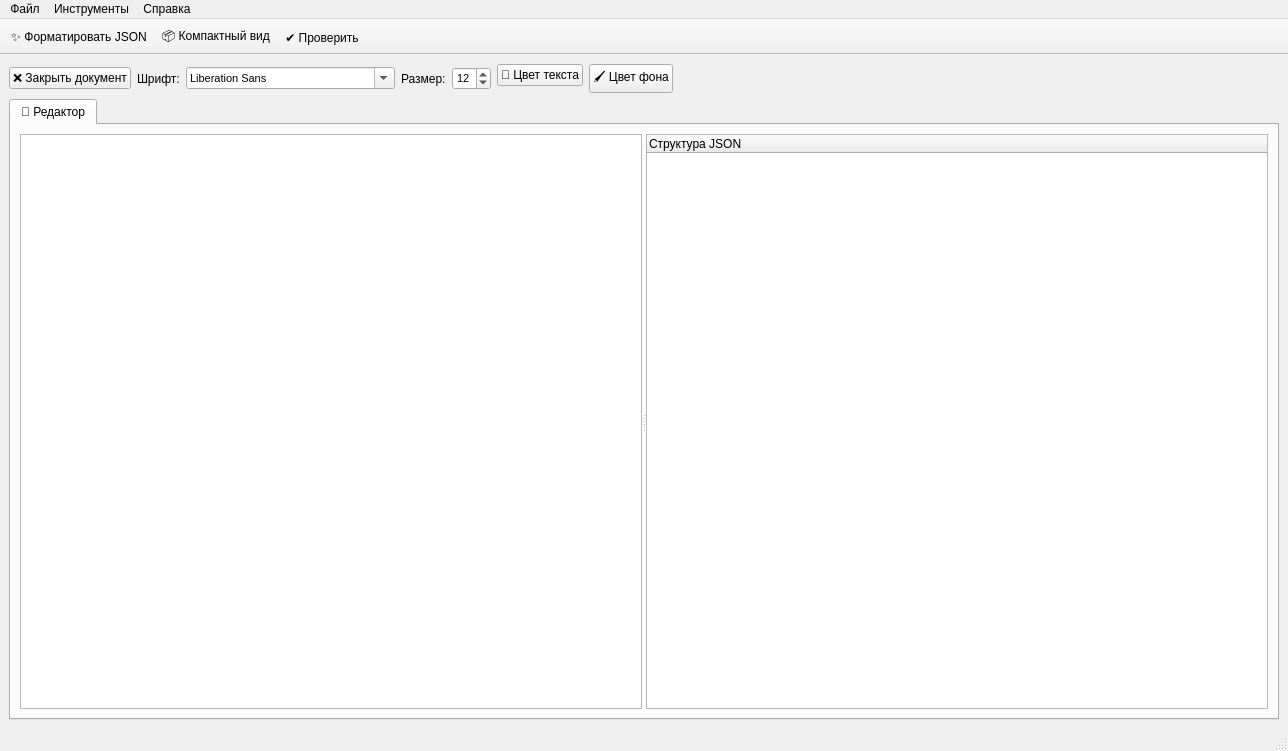
<?xml version="1.0" encoding="UTF-8"?>
<ui version="4.0">
 <class>MainWindow</class>
 <widget class="QMainWindow" name="MainWindow">
  <property name="geometry">
   <rect>
    <x>0</x>
    <y>0</y>
    <width>1288</width>
    <height>751</height>
   </rect>
  </property>
  <property name="windowTitle">
   <string>JSON-Блокнот Pro</string>
  </property>
  <widget class="QWidget" name="centralwidget">
   <layout class="QVBoxLayout" name="verticalLayout">
    <item>
     <layout class="QHBoxLayout" name="controls_layout">
      <property name="sizeConstraint">
       <enum>QLayout::SetMaximumSize</enum>
      </property>
      <item>
       <widget class="QPushButton" name="close_doc_btn">
        <property name="text">
         <string>❌ Закрыть документ</string>
        </property>
       </widget>
      </item>
      <item alignment="Qt::AlignRight">
       <widget class="QLabel" name="label_font">
        <property name="text">
         <string>Шрифт:</string>
        </property>
       </widget>
      </item>
      <item alignment="Qt::AlignRight">
       <widget class="QFontComboBox" name="font_combo">
        <property name="font">
         <font>
          <pointsize>8</pointsize>
         </font>
        </property>
       </widget>
      </item>
      <item alignment="Qt::AlignRight">
       <widget class="QLabel" name="label_size">
        <property name="text">
         <string>Размер:</string>
        </property>
       </widget>
      </item>
      <item>
       <widget class="QSpinBox" name="font_size">
        <property name="font">
         <font>
          <pointsize>8</pointsize>
         </font>
        </property>
        <property name="minimum">
         <number>6</number>
        </property>
        <property name="maximum">
         <number>72</number>
        </property>
        <property name="value">
         <number>12</number>
        </property>
       </widget>
      </item>
      <item alignment="Qt::AlignTop">
       <widget class="QPushButton" name="text_color_btn">
        <property name="text">
         <string>🎨 Цвет текста</string>
        </property>
       </widget>
      </item>
      <item>
       <widget class="QPushButton" name="bg_color_btn">
        <property name="text">
         <string>🖌️ Цвет фона</string>
        </property>
       </widget>
      </item>
      <item>
       <spacer name="horizontalSpacer">
        <property name="orientation">
         <enum>Qt::Horizontal</enum>
        </property>
        <property name="sizeHint" stdset="0">
         <size>
          <width>40</width>
          <height>20</height>
         </size>
        </property>
       </spacer>
      </item>
     </layout>
    </item>
    <item>
     <widget class="QTabWidget" name="tab_widget">
      <property name="currentIndex">
       <number>0</number>
      </property>
      <widget class="QWidget" name="editor_tab">
       <attribute name="title">
        <string>📝 Редактор</string>
       </attribute>
       <layout class="QHBoxLayout" name="editor_layout">
        <item>
         <widget class="QSplitter" name="splitter">
          <property name="orientation">
           <enum>Qt::Horizontal</enum>
          </property>
          <widget class="QTextEdit" name="text_edit"/>
          <widget class="QTreeWidget" name="tree_widget">
           <column>
            <property name="text">
             <string>Структура JSON</string>
            </property>
           </column>
          </widget>
         </widget>
        </item>
       </layout>
      </widget>
     </widget>
    </item>
   </layout>
  </widget>
  <widget class="QToolBar" name="mainToolBar">
   <property name="windowTitle">
    <string>Панель инструментов</string>
   </property>
   <property name="movable">
    <bool>false</bool>
   </property>
   <attribute name="toolBarArea">
    <enum>TopToolBarArea</enum>
   </attribute>
   <attribute name="toolBarBreak">
    <bool>false</bool>
   </attribute>
   <addaction name="actionFormat"/>
   <addaction name="actionMinify"/>
   <addaction name="actionValidate"/>
  </widget>
  <widget class="QStatusBar" name="statusbar"/>
  <widget class="QMenuBar" name="menubar">
   <property name="geometry">
    <rect>
     <x>0</x>
     <y>0</y>
     <width>1288</width>
     <height>25</height>
    </rect>
   </property>
   <widget class="QMenu" name="menuFile">
    <property name="title">
     <string>Файл</string>
    </property>
    <widget class="QMenu" name="menuRecentFiles">
     <property name="title">
      <string>Недавние файлы</string>
     </property>
    </widget>
    <addaction name="actionOpen"/>
    <addaction name="actionSave"/>
    <addaction name="actionSaveAs"/>
    <addaction name="separator"/>
    <addaction name="menuRecentFiles"/>
    <addaction name="separator"/>
    <addaction name="actionExit"/>
   </widget>
   <widget class="QMenu" name="menuTools">
    <property name="title">
     <string>Инструменты</string>
    </property>
    <addaction name="actionFind"/>
    <addaction name="separator"/>
    <addaction name="actionExport"/>
   </widget>
   <widget class="QMenu" name="menuHelp">
    <property name="title">
     <string>Справка</string>
    </property>
    <addaction name="actionAbout"/>
   </widget>
   <addaction name="menuFile"/>
   <addaction name="menuTools"/>
   <addaction name="menuHelp"/>
  </widget>
  <action name="actionOpen">
   <property name="text">
    <string>Открыть</string>
   </property>
   <property name="shortcut">
    <string>Ctrl+O</string>
   </property>
  </action>
  <action name="actionSave">
   <property name="text">
    <string>Сохранить</string>
   </property>
   <property name="shortcut">
    <string>Ctrl+S</string>
   </property>
  </action>
  <action name="actionSaveAs">
   <property name="text">
    <string>Сохранить как</string>
   </property>
   <property name="shortcut">
    <string>Ctrl+Shift+S</string>
   </property>
  </action>
  <action name="actionExit">
   <property name="text">
    <string>Выход</string>
   </property>
   <property name="shortcut">
    <string>Ctrl+Q</string>
   </property>
  </action>
  <action name="actionFind">
   <property name="text">
    <string>Найти</string>
   </property>
   <property name="shortcut">
    <string>Ctrl+F</string>
   </property>
  </action>
  <action name="actionExport">
   <property name="text">
    <string>Экспорт</string>
   </property>
  </action>
  <action name="actionAbout">
   <property name="text">
    <string>О программе</string>
   </property>
  </action>
  <action name="actionFormat">
   <property name="text">
    <string>✨ Форматировать JSON</string>
   </property>
  </action>
  <action name="actionMinify">
   <property name="text">
    <string>📦 Компактный вид</string>
   </property>
  </action>
  <action name="actionValidate">
   <property name="text">
    <string>✔️ Проверить</string>
   </property>
  </action>
 </widget>
 <resources/>
 <connections/>
</ui>
